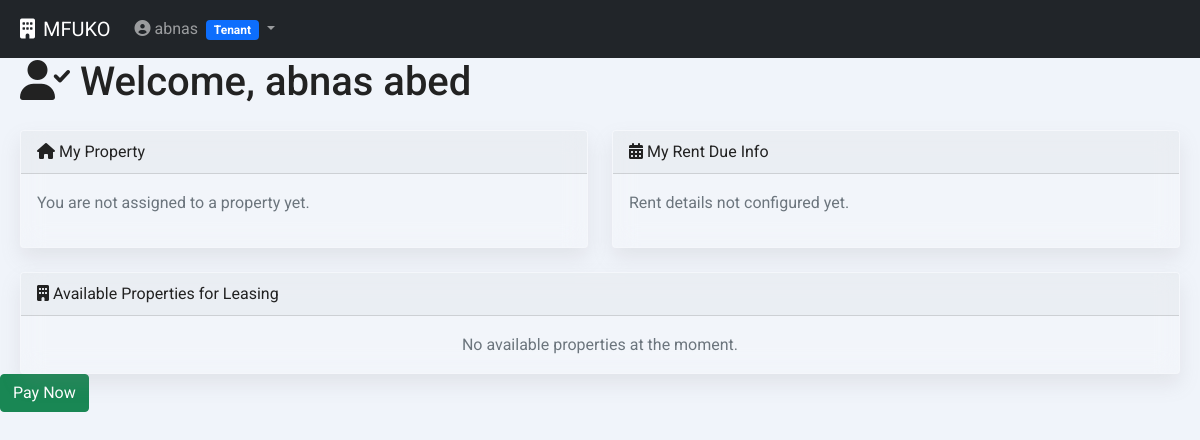
/tenant/dashboard (signed in), run on the app's committed database.
### app/models.py (models this page shows, shortened)
class User(db.Model, UserMixin):
    __tablename__ = 'user'
    id = db.Column(db.Integer, primary_key=True)
    username = db.Column(db.String(255), unique=True, nullable=True)
    email = db.Column(db.String(120), unique=True, nullable=False)
    password = db.Column(db.String(255), nullable=False)
    active = db.Column(db.Boolean(), default=True)
    fs_uniquifier = db.Column(db.String(64), unique=True, nullable=False)
    confirmed_at = db.Column(db.DateTime)
    last_login_at = db.Column(db.DateTime)
    current_login_at = db.Column(db.DateTime)
    last_login_ip = db.Column(db.String(100))
    current_login_ip = db.Column(db.String(100))
    login_count = db.Column(db.Integer)
    first_name = db.Column(db.String(100))
    last_name = db.Column(db.String(100))
    us_phone_number = db.Column(db.String(20))
    county_id = db.Column(db.Integer, db.ForeignKey('county.id', ondelete='SET NULL'), nullable=True)
    county = db.relationship('County', backref='users')
    language = db.Column(db.String(10), default='en')
    notification_preferences = db.Column(db.Text, default='{}')
    roles = db.relationship('Role', secondary='roles_users', backref=db.backref('users', lazy='dynamic'))
    properties = db.relationship('Property', backref='landlord', lazy=True)
    tenant_profile = db.relationship('Tenant', uselist=False, backref='user', cascade="all, delete-orphan")
    payments_made = db.relationship('Payment', backref='payer', lazy=True)
    audit_logs = db.relationship('AuditLog', backref='user', lazy=True)
    @property
    def prefs(self):
        try:
            return json.loads(self.notification_preferences) if self.notification_preferences else {}
        except json.JSONDecodeError:
            return {}

class Role(db.Model):
    __tablename__ = 'role'
    id = db.Column(db.Integer, primary_key=True)
    name = db.Column(db.String(50), unique=True, nullable=False)
    description = db.Column(db.String(255))

### app/routes.py (the view, shortened to what this page needs)
@main.route('/tenant/dashboard')
@login_required
@roles_required('tenant')
def tenant_dashboard():
    try:
        tenant = Tenant.query.filter_by(user_id=current_user.id).first()
        if not tenant:
            flash(_l('No tenant profile found. Contact your landlord.'), 'warning')
            return redirect(url_for('main.index'))
        today = datetime.utcnow().date()
        current_month_start = today.replace(day=1)
        due_day = tenant.due_day_of_month or 1
        try:
            due_date = current_month_start.replace(day=due_day)
        except ValueError:
            due_date = (current_month_start.replace(day=1) + timedelta(days=31)).replace(day=1) - timedelta(days=1)
        units = Unit.query.filter(Unit.status == 'vacant').all()
        available_properties = {}
        available_properties = list(available_properties.values())
        return render_template('tenant_dashboard.html', tenant=tenant, due_date=due_date, available_properties=available_properties)
    except Exception as e:
        logging.error(f"Dashboard error: {str(e)}")
        flash(_l('An error occurred while loading the dashboard. Please try again.'), 'danger')
        return redirect(url_for('main.index'))

### app/routes.py (called while the page is built)
def roles_required(*required_roles):
    def decorator(f):
        @wraps(f)
        def decorated_function(*args, **kwargs):
            if not current_user.is_authenticated:
                return redirect(url_for('main.login'))
            user_roles = {role.name for role in current_user.roles}
            if not set(required_roles).issubset(user_roles):
                flash(_l('You do not have the required permissions to access this page.'), 'danger')
                return redirect(url_for('main.index'))
            return f(*args, **kwargs)
        return decorated_function
    return decorator

### app/templates/tenant_dashboard.html (shortened to what this page needs)
{% extends 'base.html' %}
{% block content %}
<div class="dashboard-container jarallax" data-jarallax data-speed="0.8">
    <div class="container">
        <h1 class="mb-4" data-aos="fade-down"><i class="fas fa-user-check"></i> {{ _('Welcome,') }} {{ current_user.first_name }} {{ current_user.last_name }}</h1>
        <div class="row g-4 mb-4">
            <div class="col-md-6" data-aos="fade-up">
                <div class="card bg-glass">
                    <div class="card-header">
                        <i class="fas fa-home"></i> {{ _('My Property') }}
                    </div>
                    <div class="card-body">
                        {% if tenant.unit and tenant.property %}
                            <p><strong>{{ _('Property Name:') }}</strong> {{ tenant.property.name }}</p>
                            <p><strong>{{ _('Address:') }}</strong> {{ tenant.property.address }}</p>
                            <p><strong>{{ _('Type:') }}</strong> {{ tenant.property.property_type }}</p>
                            <p><strong>{{ _('Unit:') }}</strong> {{ tenant.unit.unit_number }}</p>
                        {% else %}
                            <p class="text-muted">{{ _('You are not assigned to a property yet.') }}</p>
                        {% endif %}
                    </div>
                </div>
            </div>
            <div class="col-md-6" data-aos="fade-up" data-aos-delay="200">
                <div class="card bg-glass">
                    <div class="card-header">
                        <i class="fas fa-calendar-alt"></i> {{ _('My Rent Due Info') }}
                    </div>
                    <div class="card-body">
                        {% if tenant.due_day_of_month %}
                            <p><strong>{{ _('Rent Amount:') }}</strong> KSh {{ tenant.rent_amount|floatformat(2) }}</p>
                            <p><strong>{{ _('Due Every Month On:') }}</strong> {{ tenant.due_day_of_month }}</p>
                            <p><strong>{{ _('Grace Period:') }}</strong> {{ tenant.grace_period_days or 0 }} {{ _('days') }}</p>
                        {% else %}
                            <p class="text-muted">{{ _('Rent details not configured yet.') }}</p>
                        {% endif %}
                    </div>
                </div>
            </div>
        </div>
        <div class="row" data-aos="fade-up" data-aos-delay="400">
            <div class="col-12">
                <div class="card bg-glass">
                    <div class="card-header">
                        <i class="fas fa-building"></i> {{ _('Available Properties for Leasing') }}
                    </div>
                    <div class="card-body p-0">
                        {% if available_properties %}
                        <div class="table-responsive">
                            <table class="table table-hover mb-0">
                                <thead>
                                    <tr>
                                        <th>{{ _('Name') }}</th>
                                        <th>{{ _('Address') }}</th>
                                        <th>{{ _('Type') }}</th>
                                        <th>{{ _('Units Available') }}</th>
                                    </tr>
                                </thead>
                                <tbody>
                                    {% for prop in available_properties %}
                                    <tr>
                                        <td data-label="Name">{{ prop.name }}</td>
                                        <td data-label="Address">{{ prop.address }}</td>
                                        <td data-label="Type">{{ prop.property_type }}</td>
                                        <td data-label="Units Available">{{ prop.units_available }}</td>
                                    </tr>
                                    {% endfor %}
                                </tbody>
                            </table>
                        </div>
                        {% else %}
                        <div class="p-3 text-muted text-center">{{ _('No available properties at the moment.') }}</div>
                        {% endif %}
                    </div>
                </div>
            </div>
        </div>
    </div>
</div>
<div><a href="{{ url_for('main.tenant_make_payment') }}" class="btn btn-success">Pay Now</a>
</div>
{% endblock %}

### app/templates/base.html (shortened to what this page needs)
<!DOCTYPE html>
<html lang="en">
<head>
    <link href="https://cdn.jsdelivr.net/npm/bootstrap@5.1.3/dist/css/bootstrap.min.css" rel="stylesheet">
    <link rel="stylesheet" href="https://cdnjs.cloudflare.com/ajax/libs/font-awesome/6.0.0-beta3/css/all.min.css" />
    <link rel="stylesheet" href="https://unpkg.com/aos@2.3.1/dist/aos.css">
    <link rel="stylesheet" href="https://unpkg.com/swiper@8.4.7/swiper-bundle.min.css">
</head>
<body data-aos-easing="ease" data-aos-duration="1200" data-aos-delay="0">
    <nav class="navbar navbar-expand-lg navbar-dark bg-dark">
        <div class="container">
            <a class="navbar-brand" href="{{ url_for('main.index') }}">
                <i class="fas fa-building me-2"></i>MFUKO
            </a>
            {% if current_user.is_authenticated %}
            <div class="collapse navbar-collapse" id="navbarNav">
                <ul class="navbar-nav">
                    <li class="nav-item dropdown">
                        <a class="nav-link dropdown-toggle" href="#" id="userDropdown" role="button" data-bs-toggle="dropdown">
                            <i class="fas fa-user-circle me-1"></i>{{ current_user.first_name }}
                            {% for role in current_user.roles %}
                            <span class="badge bg-primary role-badge ms-1">{{ role.name.replace('_', ' ').title() }}</span>
                            {% endfor %}
                        </a>
                    </li>
                </ul>
            </div>
            {% else %}
            <div class="d-flex">
                <a href="{{ url_for('main.login') }}" class="btn btn-info me-2">Login</a>
                <a href="{{ url_for('main.register') }}" class="btn btn-primary">Register</a>
            </div>
            {% endif %}
        </div>
    </nav>
    {% block content %}{% endblock %}
</body>
</html>

### app/templates/base.html (style rules this page uses)
:root { --primary-color: #34c759; --secondary-color: #2aa648; --accent-color: #ffd700; --text-color: #222; --light-text-color: #ffffff; --background-color: #f0f4fa; --card-background: rgba(155, 252, 240, 0.774); --shadow-light: rgba(11, 175, 120, 0.986); --shadow-medium: rgba(139, 134, 143, 0.15); --shadow-strong: rgba(139, 119, 119, 0.25); }
body { font-family: 'Roboto', sans-serif; margin: 0; padding: 0; box-sizing: border-box; background-color: var(--background-color); color: var(--text-color); line-height: 1.6; scroll-behavior: smooth; }
.container { max-width: 1200px; margin: 0 auto; padding: 0 20px; }
.bg-glass { background: rgba(255, 255, 255, 0.15); backdrop-filter: blur(12px); -webkit-backdrop-filter: blur(12px); border: 1px solid rgba(255, 255, 255, 0.2); box-shadow: 0 10px 20px var(--shadow-medium); }

### data on the page
User: first_name "abnas", last_name "abed"
Role: name.replace "Tenant"
